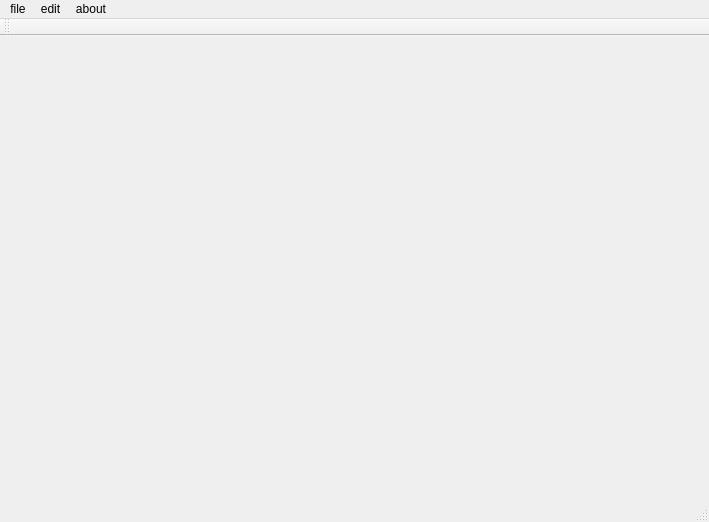
<?xml version="1.0" encoding="UTF-8"?>
<ui version="4.0">
 <class>MainWindow</class>
 <widget class="QMainWindow" name="MainWindow">
  <property name="geometry">
   <rect>
    <x>0</x>
    <y>0</y>
    <width>709</width>
    <height>522</height>
   </rect>
  </property>
  <property name="windowTitle">
   <string>MainWindow</string>
  </property>
  <widget class="QWidget" name="centralWidget"/>
  <widget class="QStatusBar" name="statusBar"/>
  <widget class="QMenuBar" name="menuBar">
   <property name="geometry">
    <rect>
     <x>0</x>
     <y>0</y>
     <width>709</width>
     <height>23</height>
    </rect>
   </property>
   <widget class="QMenu" name="menuFile">
    <property name="title">
     <string>file</string>
    </property>
    <addaction name="actionOpenFile"/>
    <addaction name="actionSaveFile"/>
    <addaction name="actionSaveFileAs"/>
   </widget>
   <widget class="QMenu" name="menuEdit">
    <property name="title">
     <string>edit</string>
    </property>
   </widget>
   <widget class="QMenu" name="menuAbout">
    <property name="title">
     <string>about</string>
    </property>
    <addaction name="actionAbout"/>
    <addaction name="actionHelpOnline"/>
    <addaction name="actionHelpOnLocal"/>
   </widget>
   <addaction name="menuFile"/>
   <addaction name="menuEdit"/>
   <addaction name="menuAbout"/>
  </widget>
  <widget class="QToolBar" name="mainToolBar">
   <attribute name="toolBarArea">
    <enum>TopToolBarArea</enum>
   </attribute>
   <attribute name="toolBarBreak">
    <bool>false</bool>
   </attribute>
  </widget>
  <action name="actionOpenFile">
   <property name="text">
    <string>open File</string>
   </property>
  </action>
  <action name="actionSaveFile">
   <property name="text">
    <string>save File</string>
   </property>
  </action>
  <action name="actionSaveFileAs">
   <property name="text">
    <string>save File as</string>
   </property>
  </action>
  <action name="actionAbout">
   <property name="text">
    <string>about</string>
   </property>
  </action>
  <action name="actionHelpOnline">
   <property name="text">
    <string>help online</string>
   </property>
  </action>
  <action name="actionHelpOnLocal">
   <property name="text">
    <string>help on local document</string>
   </property>
  </action>
 </widget>
 <layoutdefault spacing="6" margin="11"/>
 <resources/>
 <connections/>
</ui>
